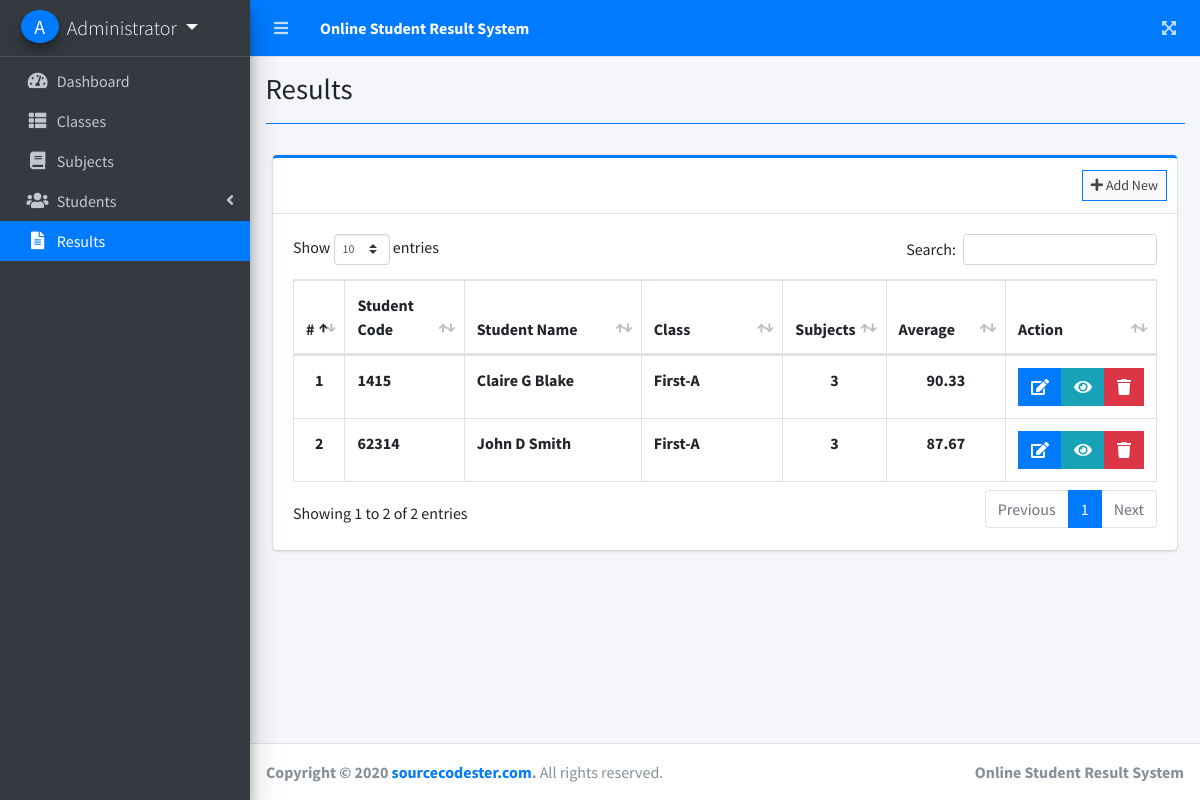
Screenshot of /index.php?page=results (signed in) with the database file from the repository.
### tables this page shows
CREATE TABLE `results` (
  `id` int(30) NOT NULL,
  `student_id` int(30) NOT NULL,
  `marks_percentage` varchar(5) NOT NULL,
  `class_id` int(30) NOT NULL,
  `date_created` datetime NOT NULL DEFAULT current_timestamp()
);

CREATE TABLE `students` (
  `id` int(30) NOT NULL,
  `student_code` varchar(50) NOT NULL,
  `firstname` varchar(200) NOT NULL,
  `middlename` varchar(200) NOT NULL,
  `lastname` varchar(200) NOT NULL,
  `gender` varchar(50) NOT NULL,
  `address` text NOT NULL,
  `class_id` int(30) NOT NULL,
  `date_created` datetime NOT NULL DEFAULT current_timestamp()
);

### results.php (the view, shortened to what this page needs)
<?php include'db_connect.php' ?>
<div class="col-lg-12">
	<div class="card card-outline card-primary">
		<?php	if(!isset($_SESSION['rs_id'])): ?>
		<div class="card-header">
			<div class="card-tools">
				<a class="btn btn-block btn-sm btn-default btn-flat border-primary" href="./index.php?page=new_result"><i class="fa fa-plus"></i> Add New</a>
			</div>
		</div>
	<?php endif; ?>
		<div class="card-body">
			<table class="table tabe-hover table-bordered" id="list">
				<colgroup>
					<col width="5%">
					<col width="15%">
					<col width="25%">
					<col width="20%">
					<col width="10%">
					<col width="15%">
				</colgroup>
				<thead>
					<tr>
						<th class="text-center">#</th>
						<th>Student Code</th>
						<th>Student Name</th>
						<th>Class</th>
						<th>Subjects</th>
						<th>Average</th>
						<th>Action</th>
					</tr>
				</thead>
				<tbody>
					<?php
					$i = 1;
					$where = "";
					$qry = $conn->query("SELECT r.*,concat(s.firstname,' ',s.middlename,' ',s.lastname) as name,s.student_code,concat(c.level,'-',c.section) as class FROM results r inner join classes c on c.id = r.class_id inner join students s on s.id = r.student_id $where order by unix_timestamp(r.date_created) desc ");
					while($row= $qry->fetch_assoc()):
						$subjects = $conn->query("SELECT * FROM result_items where result_id =".$row['id'])->num_rows;
					?>
					<tr>
						<th class="text-center"><?php echo $i++ ?></th>
						<td><b><?php echo $row['student_code'] ?></b></td>
						<td><b><?php echo ucwords($row['name']) ?></b></td>
						<td><b><?php echo ucwords($row['class']) ?></b></td>
						<td class="text-center"><b><?php echo $subjects ?></b></td>
						<td class="text-center"><b><?php echo $row['marks_percentage'] ?></b></td>
						<td class="text-center">
							<?php if(isset($_SESSION['login_id'])): ?>
		                    <div class="btn-group">
		                        <a href="./index.php?page=edit_result&id=<?php echo $row['id'] ?>" class="btn btn-primary btn-flat">
		                          <i class="fas fa-edit"></i>
		                        </a>
		                         <button data-id="<?php echo $row['id'] ?>" type="button" class="btn btn-info btn-flat view_result">
		                          <i class="fas fa-eye"></i>
		                        </button>
		                        <button type="button" class="btn btn-danger btn-flat delete_result" data-id="<?php echo $row['id'] ?>">
		                          <i class="fas fa-trash"></i>
		                        </button>
	                      </div>
	                      <?php endif; ?>
						</td>
					</tr>
				<?php endwhile; ?>
				</tbody>
			</table>
		</div>
	</div>
</div>

### rows the page displays
results: student.student_code "1415", name "Claire G Blake", class "First-A", subjects "3", marks_percentage "90.33"
results: student.student_code "62314", name "John D Smith", class "First-A", subjects "3", marks_percentage "87.67"

### other values shown
$_SESSION['system']['name'] "Online Student Result System"
$_SESSION['login_firstname'].' '.$_SESSION['login_lastname'] "Administrator"
$title "Results"
